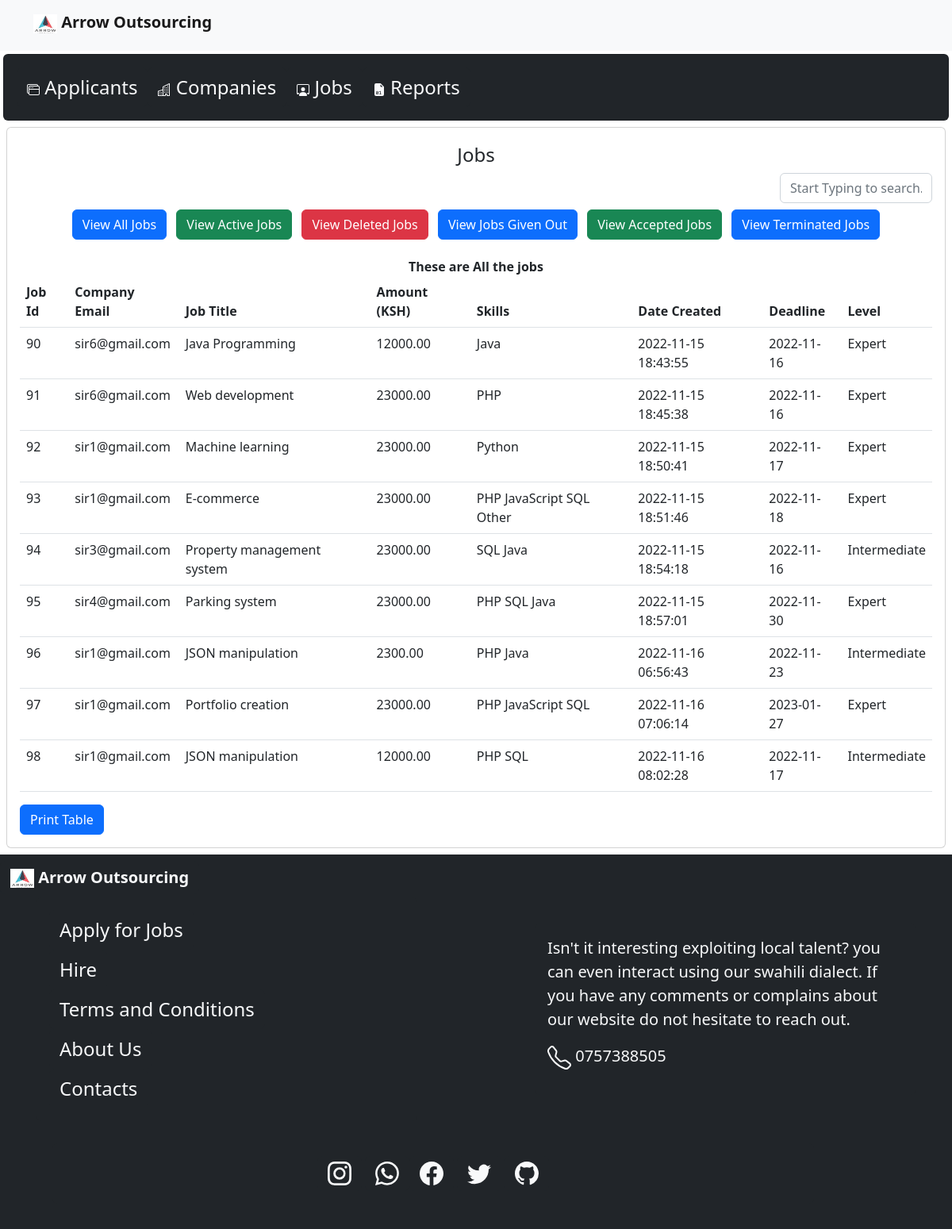
The app's page /admin/jobs.php with its own data.
### tables this page shows
CREATE TABLE `jobdetails` (
  `jobId` int(11) NOT NULL,
  `companyEmail` varchar(30) NOT NULL,
  `jobTitle` varchar(50) NOT NULL,
  `jobDescription` text NOT NULL,
  `amount` decimal(20,2) NOT NULL,
  `deadline` date NOT NULL,
  `skills` varchar(100) NOT NULL,
  `level` varchar(15) NOT NULL,
  `dateCreated` timestamp NOT NULL DEFAULT current_timestamp(),
  `status` varchar(15) NOT NULL DEFAULT 'Active'
);

### admin/jobs.php (the view, shortened to what this page needs)
<?php
$mysqli = new mysqli('localhost', 'root', '', 'outsourcing');
?>
<!doctype html>
<html lang="en">
  <head>
    <link href="https://cdn.jsdelivr.net/npm/bootstrap@5.2.1/dist/css/bootstrap.min.css" rel="stylesheet">
  </head>
  <body>
    <nav class="navbar bg-light">
        <div class="container mb-2">
            <a class="navbar-brand" href="../../index.php">
                <img src="logo.jpg" alt="Logo" width="30rem" height="24"> <b>Arrow Outsourcing</b>
            </a>
        </div>
    </nav>
            <div class="card m-1 border-1 bg-dark overflow-auto">
                <div class="card-body d-inline-flex p-auto">
                <div> <a href="applicants.php" class="btn fs-4 btn-dark text-light">
                     Applicants  </a>
                </div>
                    <div> <a href="companies.php" class="btn fs-4 btn-dark text-light">
                         Companies  </a>
                    </div>
                    <div> <a href="Jobs.php" class="btn fs-4 btn-dark text-light">
                         Jobs  </a>
                    </div>
                    <div> <a href="reports.php" class="btn fs-4 btn-dark text-light">
                         Reports  </a>
                    </div>
                </div>
            </div>
            <div class="card m-2 border-1">
                <div class="card-body">
                   <h4 class='text-center mt-1' id="hed">Jobs</h4>
                    <div class="d-flex  mb-1 justify-content-end">
                        <input type="text" class="form-control" id='liveSearch' placeholder="Start Typing to search..." style="width: 12rem;">
                    </div>
                   <div class="card border-0 overflow-auto" style="height: 4rem;">
                        <div class="mx-auto">
                            <form action="" method="POST">
                                <button type="Submit" name = "viewAllJobs" class="btn btn-primary m-1">View All Jobs</button>
                                <button type="Submit" name = "viewActiveJobs" class="btn btn-success m-1">View Active Jobs</button>
                                <button type="Submit" name = "viewDeletedJobs" class="btn btn-danger m-1">View Deleted Jobs</button>
                                <button type="Submit" name = "viewGivenJobs" class="btn btn-primary m-1">View Jobs Given Out</button>
                                <button type="Submit" name = "viewAcceptedJobs" class="btn btn-success m-1">View Accepted Jobs</button>
                                <button type="Submit" name = "viewRevokedJobs" class="btn btn-primary m-1">View Terminated Jobs</button>
                            </form>
                        </div>
                    </div>
                    <?php
                    $action = "werty";
                        if(isset($_POST['viewDeletedJobs']) || $action == 'res'){
                            echo "<div id = 'table' class ='overflow-auto'>
                            <table class='table table-hover'>
                                <thead>
                                    <tr>
                                    <th scope='col'>Job Id</th>
                                    <th scope='col'>Company Email</th>
                                    <th scope='col'>Job Title</th>
                                    <th scope='col'>Amount (KSH)</th>
                                    <th scope='col'>Date Created</th>
                                    <th scope='col'>Deadline</th>
                                    <th scope='col'>Status</th>
                                    <th scope='col'>Action</th>
                                    </tr>
                                </thead>
                                <tbody>";
                                    echo "<div class = 'text-center'> <b>These are the Deleted Jobs </b> </div>";
                                        $sql = "SELECT * FROM jobdetails WHERE status = 'Deleted'";
                                        $res = mysqli_query($mysqli, $sql);
                                        if(mysqli_num_rows($res)<1){
                                            echo "
                                                <tr>
                                                    <td></td>
                                                    <td></td>
                                                    <td></td>
                                                    <td>No reults found!!!</td>
                                                    <td></td>
                                                    <td></td>
                                                    <td></td>
                                                    <td></td>
                                                </tr>";
                                        }
                                        else{
                                            while($rows = mysqli_fetch_row($res)){
                                                $jobId = $rows[0];
                                                echo "
                                                <tr>
                                                    <td>$rows[0]</td>
                                                    <td>$rows[1]</td>
                                                    <td>$rows[2]</td>
                                                    <td>$rows[4]</td>
                                                    <td>$rows[6]</td>
                                                    <td>$rows[5]</td>
                                                    <td>$rows[7]</td>
                                                    <td>
                                                        <form method='POST'>
                                                            <button type = 'Submit' name = 'res$jobId' class = 'btn btn-danger'>Restore </button>
                                                        </form>
                                                    </td>
                                                </tr>";
                                            }
                                        }
                            echo "
                                    </tbody>
                                </table>
                            </div> " ;
                        }
                        else{
                            echo "<div id = 'table' class ='overflow-auto'>
                            <table class='table table-hover'>
                                <thead>
                                    <tr>
                                    <th scope='col'>Job Id</th>
                                    <th scope='col'>Company Email</th>
                                    <th scope='col'>Job Title</th>
                                    <th scope='col'>Amount (KSH)</th>
                                    <th scope='col'>Skills</th>
                                    <th scope='col'>Date Created</th>
                                    <th scope='col'>Deadline</th>
                                    <th scope='col'>Level</th>
                                    </tr>
                                </thead>
                                <tbody>";
                                    echo "<div class = 'text-center'> <b>These are All the jobs </b> </div>";
                                        $sql = "SELECT * FROM jobdetails";
                                        $res = mysqli_query($mysqli, $sql);
                                        if(mysqli_num_rows($res)<1){
                                            echo "
                                                <tr>
                                                    <td></td>
                                                    <td></td>
                                                    <td></td>
                                                    <td>No reults found!!!</td>
                                                    <td></td>
                                                    <td></td>
                                                    <td></td>
                                                </tr>";
                                        }
                                        else{
                                            while($rows = mysqli_fetch_row($res)){
                                                echo "
                                                <tr>
                                                    <td>$rows[0]</td>
                                                    <td>$rows[1]</td>
                                                    <td>$rows[2]</td>
                                                    <td>$rows[4]</td>
                                                    <td>$rows[6]</td>
                                                    <td>$rows[8]</td>
                                                    <td>$rows[5]</td>
                                                    <td>$rows[7]</td>
                                                </tr>";
                                            }
                                        }
                            echo "
                                    </tbody>
                                </table>
                            </div> " ;
                        }
                    ?>
                    <div>
                        <button class="btn btn-primary" id="print">Print Table</button>
                    </div>
                </div>
            </div>
    <app-footer></app-footer>
</body>
</html>

### records on screen
jobdetails: jobId "90", companyEmail "sir6@gmail.com", jobTitle "Java Programming", amount "12000.00", skills "Java", dateCreated "2022-11-15 18:43:55", deadline "2022-11-16", level "Expert"
jobdetails: jobId "91", companyEmail "sir6@gmail.com", jobTitle "Web development", amount "23000.00", skills "PHP", dateCreated "2022-11-15 18:45:38", deadline "2022-11-16", level "Expert"
jobdetails: jobId "92", companyEmail "sir1@gmail.com", jobTitle "Machine learning", amount "23000.00", skills "Python", dateCreated "2022-11-15 18:50:41", deadline "2022-11-17", level "Expert"
jobdetails: jobId "93", companyEmail "sir1@gmail.com", jobTitle "E-commerce", amount "23000.00", skills "PHP JavaScript SQL Other", dateCreated "2022-11-15 18:51:46", deadline "2022-11-18", level "Expert"
jobdetails: jobId "94", companyEmail "sir3@gmail.com", jobTitle "Property management system", amount "23000.00", skills "SQL Java", dateCreated "2022-11-15 18:54:18", deadline "2022-11-16", level "Intermediate"
jobdetails: jobId "95", companyEmail "sir4@gmail.com", jobTitle "Parking system", amount "23000.00", skills "PHP SQL Java", dateCreated "2022-11-15 18:57:01", deadline "2022-11-30", level "Expert"
jobdetails: jobId "96", companyEmail "sir1@gmail.com", jobTitle "JSON manipulation", amount "2300.00", skills "PHP Java", dateCreated "2022-11-16 06:56:43", deadline "2022-11-23", level "Intermediate"
jobdetails: jobId "97", companyEmail "sir1@gmail.com", jobTitle "Portfolio creation", amount "23000.00", skills "PHP JavaScript SQL", dateCreated "2022-11-16 07:06:14", deadline "2023-01-27", level "Expert"
jobdetails: jobId "98", companyEmail "sir1@gmail.com", jobTitle "JSON manipulation", amount "12000.00", skills "PHP SQL", dateCreated "2022-11-16 08:02:28", deadline "2022-11-17", level "Intermediate"
